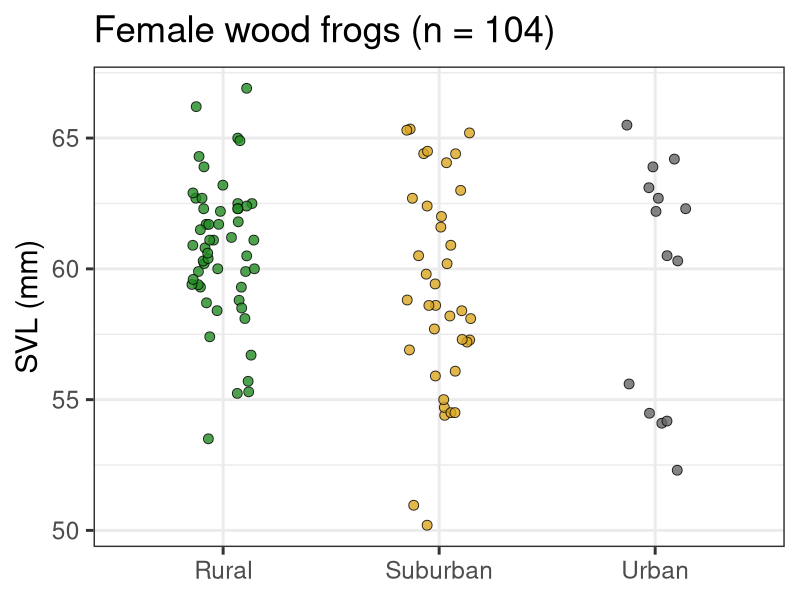
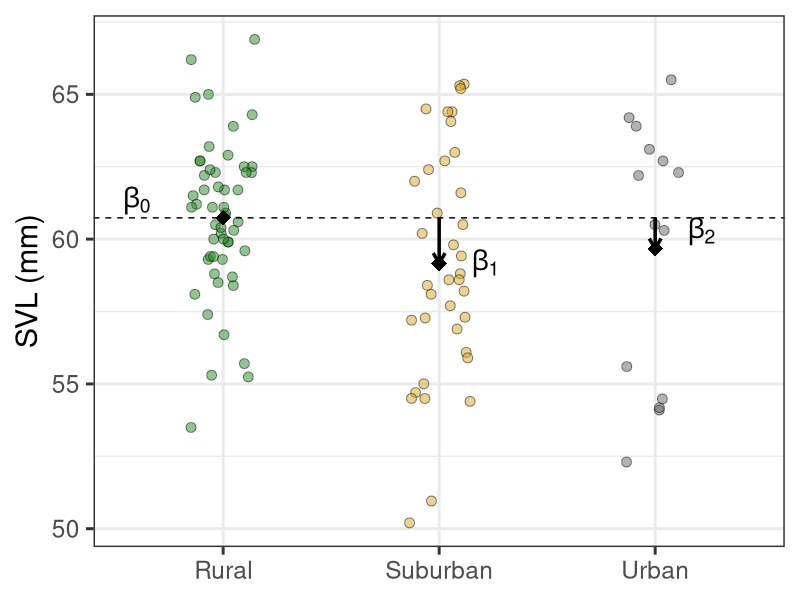
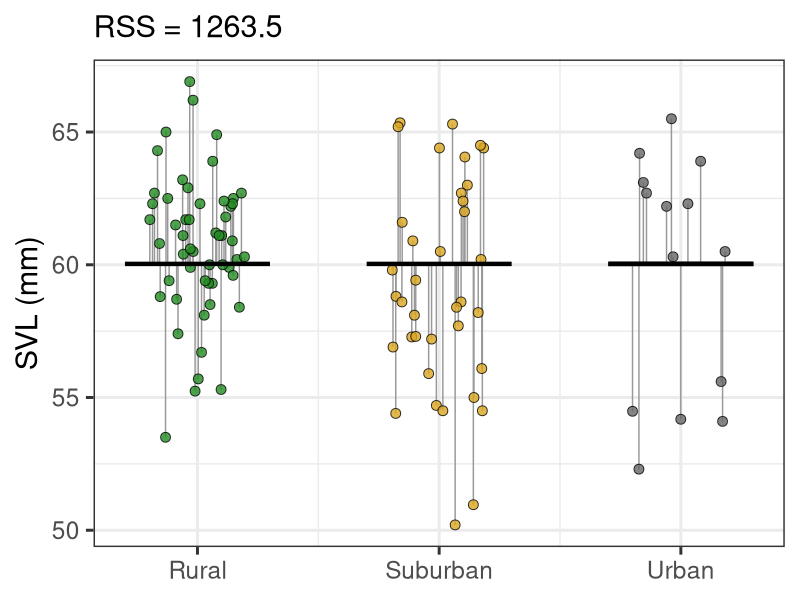
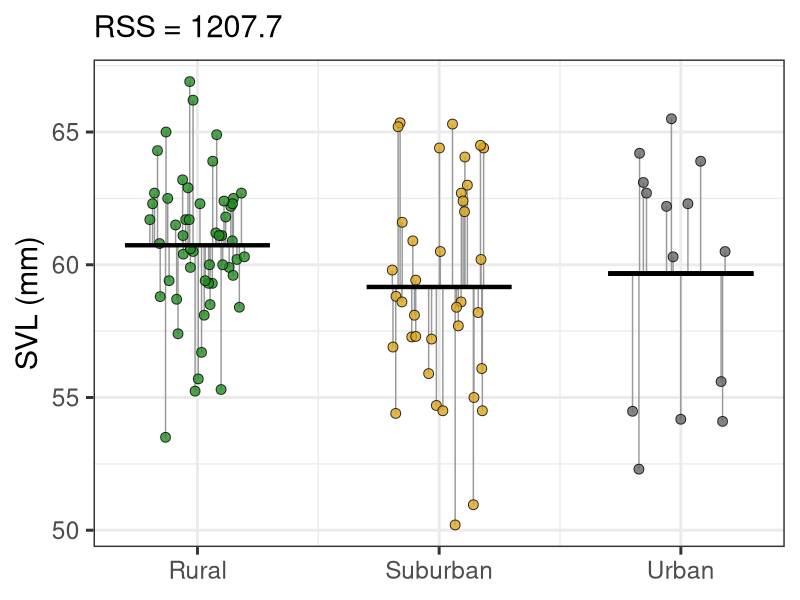
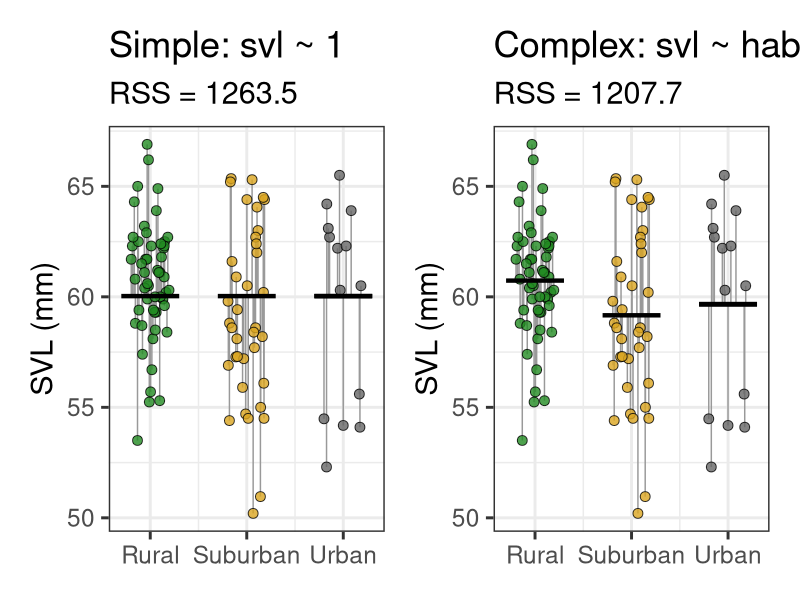
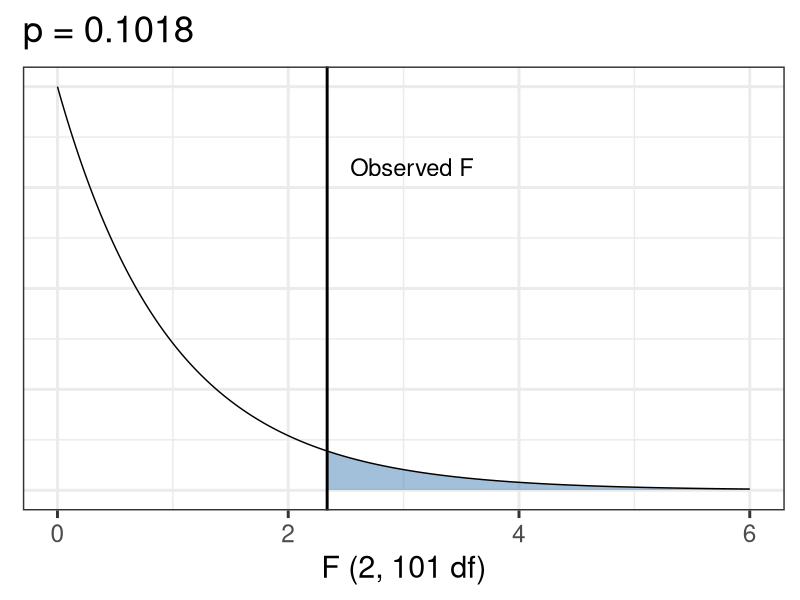

Write the R code that produced these figures, in order.
## ---- chunk 1
#| label: setup
#| message: false

library(tidyverse)
set.seed(222)
theme_set(theme_bw(22))

# Female wood frogs from breeding ponds along an urbanization gradient in
# Baltimore County, MD (Jennette et al. 2019)
wood_frogs <- read_csv("../data/female-wood-frogs.csv") |>
  mutate(
    habitat = factor(
      str_to_title(POP),
      levels = c("Rural", "Suburban", "Urban")
    )
  ) |>
  select(habitat, svl = SVL, age = Age)


pop_colours <- c(
  Rural = "forestgreen",
  Suburban = "goldenrod",
  Urban = "grey40"
)

# Residual sum of squares
rss <- function(m) sum(residuals(m)^2)

# Points by group, with each observation's residual drawn to the fitted value.
# Fixed seed so the jitter matches when comparing two models side by side.
plot_residuals <- function(frogs, model, title) {
  set.seed(222)
  frogs |>
    mutate(
      fit = fitted(model),
      x = as.numeric(habitat) + runif(n(), -0.2, 0.2)
    ) |>
    ggplot(aes(x, svl)) +
    geom_segment(aes(xend = x, yend = fit), colour = "grey60") +
    geom_point(aes(fill = habitat), shape = 21, size = 3, alpha = 0.8) +
    geom_segment(
      aes(x = x - 0.3, xend = x + 0.3, y = fit, yend = fit),
      frogs |>
        mutate(fit = fitted(model)) |>
        distinct(habitat, fit) |>
        mutate(x = as.numeric(habitat)),
      linewidth = 1.5
    ) +
    scale_x_continuous(
      breaks = seq_along(levels(frogs$habitat)),
      labels = levels(frogs$habitat)
    ) +
    scale_fill_manual(values = pop_colours, guide = "none") +
    labs(
      x = NULL,
      y = "SVL (mm)",
      title = title,
      subtitle = sprintf("RSS = %.1f", rss(model))
    )
}
## ---- chunk 2
#| fig-width: 10
#| fig-align: center

ggplot(wood_frogs, aes(habitat, svl, fill = habitat)) +
  geom_jitter(shape = 21, size = 3, width = 0.15, alpha = 0.8) +
  scale_fill_manual(values = pop_colours, guide = "none") +
  labs(
    x = NULL,
    y = "SVL (mm)",
    title = sprintf("Female wood frogs (n = %d)", nrow(wood_frogs))
  )
## ---- chunk 3
#| fig-width: 10
#| fig-align: center

three_lm <- lm(svl ~ habitat, wood_frogs)
three_means <- tibble(
  habitat = factor(
    levels(wood_frogs$habitat),
    levels = levels(wood_frogs$habitat)
  )
) |>
  mutate(svl = predict(three_lm, newdata = pick(everything())))
ref_mean <- three_means$svl[1]

ggplot(wood_frogs, aes(habitat, svl)) +
  geom_jitter(
    aes(fill = habitat),
    shape = 21,
    size = 3,
    width = 0.15,
    alpha = 0.5
  ) +
  geom_hline(yintercept = ref_mean, linetype = "dashed") +
  geom_segment(
    aes(xend = habitat, y = ref_mean, yend = svl),
    three_means[-1, ],
    arrow = arrow(length = unit(0.3, "cm")),
    linewidth = 1.2
  ) +
  geom_point(data = three_means, size = 5, shape = "diamond") +
  annotate(
    "text",
    x = 0.6,
    y = ref_mean + 0.6,
    label = "beta[0]",
    parse = TRUE,
    size = 7
  ) +
  annotate(
    "text",
    x = 2.15,
    y = three_means$svl[2],
    hjust = 0,
    label = "beta[1]",
    parse = TRUE,
    size = 7
  ) +
  annotate(
    "text",
    x = 3.15,
    y = three_means$svl[3] + 0.6,
    hjust = 0,
    label = "beta[2]",
    parse = TRUE,
    size = 7
  ) +
  scale_fill_manual(values = pop_colours, guide = "none") +
  labs(x = NULL, y = "SVL (mm)")
## ---- chunk 4
null_lm <- lm(svl ~ 1, wood_frogs)
pop_only_lm <- lm(svl ~ habitat, wood_frogs)
## ---- chunk 5
#| fig-width: 7
#| fig-height: 4

plot_residuals(wood_frogs, null_lm, NULL)
## ---- chunk 6
#| fig-width: 7
#| fig-height: 4

plot_residuals(wood_frogs, pop_only_lm, NULL)
## ---- chunk 7
#| fig-width: 14
#| fig-height: 6
#| fig-align: center

p1 <- plot_residuals(wood_frogs, null_lm, "Simple: svl ~ 1")
p2 <- plot_residuals(wood_frogs, pop_only_lm, "Complex: svl ~ habitat")
patchwork::wrap_plots(p1, p2)
## ---- chunk 8
n_three <- nrow(wood_frogs)
f_three <- ((rss(null_lm) - rss(pop_only_lm)) / 2) /
  (rss(pop_only_lm) / (n_three - 3))
p_three <- pf(f_three, 2, n_three - 3, lower.tail = FALSE)
## ---- chunk 9
#| echo: true
#| class-output: small-output

anova(lm(svl ~ 1, wood_frogs), lm(svl ~ habitat, wood_frogs))
## ---- chunk 10
#| echo: true
#| class-output: small-output

anova(lm(svl ~ habitat, wood_frogs))
## ---- chunk 11
#| fig-width: 12
#| fig-height: 4.5
#| fig-align: center

f_dist <- tibble(f = seq(0, max(6, f_three + 2), by = 0.01)) |>
  mutate(density = df(f, 2, n_three - 3))

ggplot(f_dist, aes(f, density)) +
  geom_area(
    data = filter(f_dist, f >= f_three),
    fill = "steelblue",
    alpha = 0.5
  ) +
  geom_line() +
  geom_vline(xintercept = f_three, linewidth = 1) +
  annotate(
    "text",
    x = f_three + 0.2,
    y = 0.8,
    label = "Observed F",
    hjust = 0,
    size = 6
  ) +
  labs(
    x = sprintf("F (2, %d df)", n_three - 3),
    y = NULL,
    title = sprintf("p = %.4f", p_three)
  ) +
  theme(axis.text.y = element_blank(), axis.ticks.y = element_blank())
